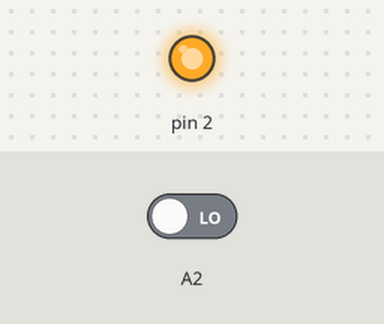
A sketch run on a simulated Arduino Uno, built with avr-gcc and run on an emulated ATmega328P. On the bench: output pins drawn as LEDs (lit = HIGH). The test bench sets the inputs (shaded band); at power-on: A2 LOW. What the sketch prints to the serial monitor is not drawn.

Above: at 0.1 s.
Timing chart, 0 to 1.6 s (numbered marks = the images above):
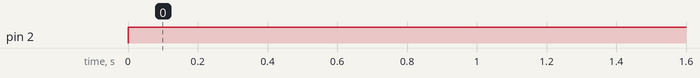

The sketch:

analogTest.ino
```cpp
int data;
void setup() {
  // put your setup code here, to run once:
  Serial.begin(9600);
  pinMode(2, OUTPUT);
}

void loop() {
  // put your main code here, to run repeatedly:
  data = digitalRead(A2);
  Serial.println(data);
  if (data < 500){
    digitalWrite(2, HIGH);
  }
  delay(50);
}
```

Measured:
- by itself, pin 2: LOW → HIGH at 0.00 s
